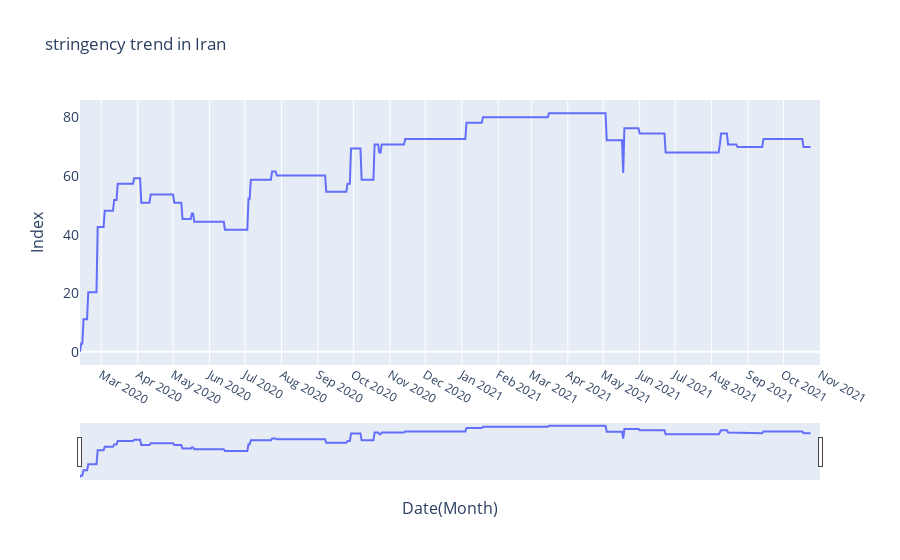

Notebook code for this chart:
### Markdown cell above
<hr/>
<font color=red size=5 id="t1"> سوال 2</font>

به منظور نشان دادن روند سختگیری در حوزه کرونا در ایران از ستون stringency_index استفاده شده است. این ستون شاخص سختگیری واکنش دولت: اندازهگیری ترکیبی بر اساس 9 شاخص از جمله تعطیلی مدارس، تعطیلی محل کار و ممنوعیت سفر، که به مقدار 0 تا 100 تغییر مقیاس داده شده است (100 = دقیق ترین پاسخ). روند سختگیری در ایران به شرح زیر میباشد:

### Code cell
fig_2 = go.Figure()
fig_2.add_trace(go.Scatter(x=df_ir.date, y=df_ir.stringency_index,
                    mode='lines',
                    name='death'))

fig_2.update_layout(
    title='stringency trend in Iran',
    xaxis = dict(
        title='Date(Month)',
        titlefont_size=16,
        tickfont_size=12,
        nticks=23,
        
    ),
    yaxis=dict(
        title='Index',
        titlefont_size=16,
        tickfont_size=14,
        showgrid=False
    )
)


fig_2.update_xaxes(rangeslider_visible=True)
fig_2.show()

### Figure 1 — Plotly figure (JSON) as saved in the notebook; plotly's stock layout.template omitted (floating-point values rounded to 4 significant figures; data arrays with more than 128 entries replaced by an {"elided": "..."} marker saying what was removed)
{"data": [{"mode": "lines", "name": "death", "type": "scatter", "x": {"elided": "629 str values"}, "y": {"elided": "629 float values"}}], "layout": {"title": {"text": "stringency trend in Iran"}, "xaxis": {"nticks": 23, "rangeslider": {"visible": true}, "tickfont": {"size": 12}, "title": {"font": {"size": 16}, "text": "Date(Month)"}}, "yaxis": {"showgrid": false, "tickfont": {"size": 14}, "title": {"font": {"size": 16}, "text": "Index"}}}}
